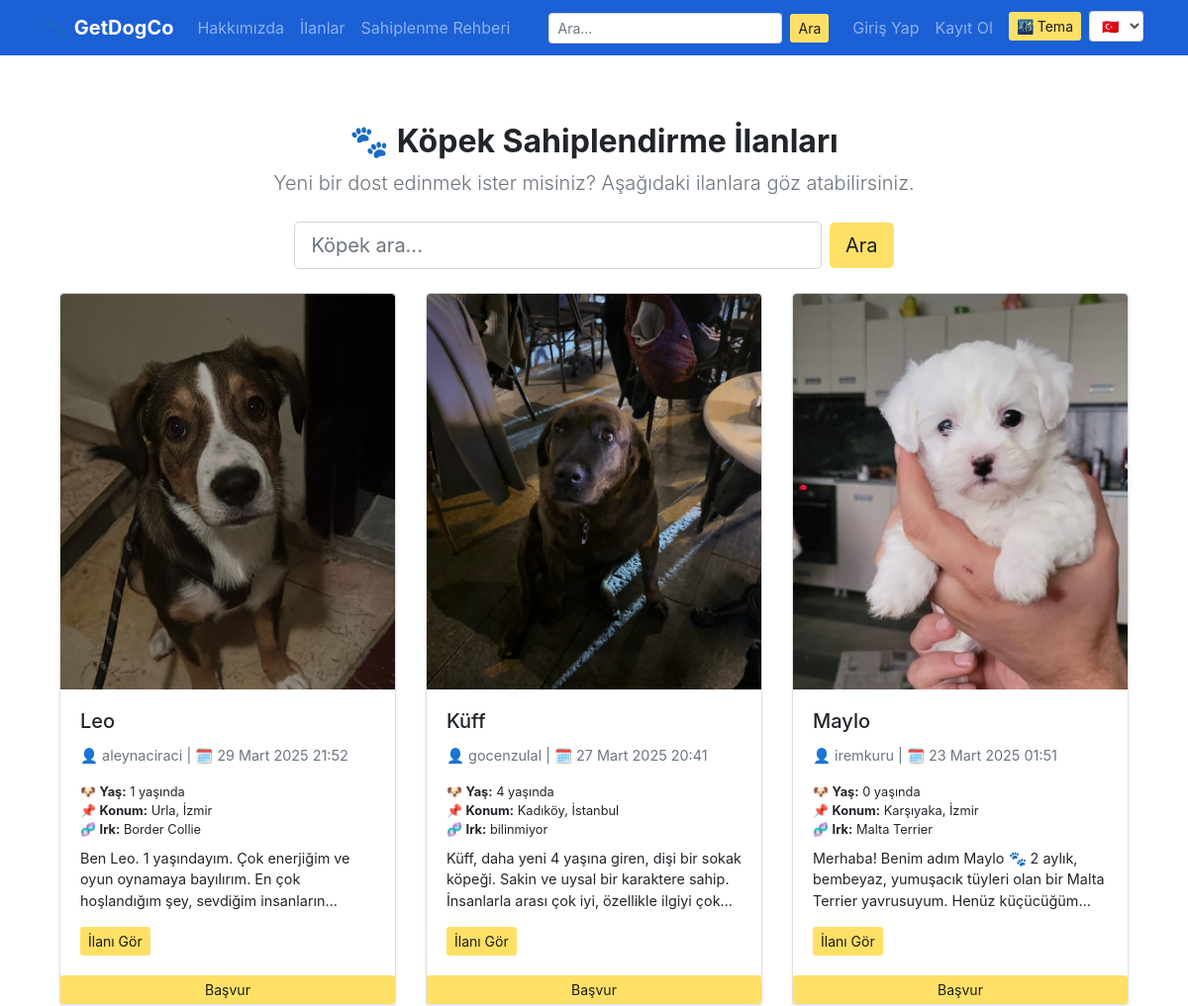
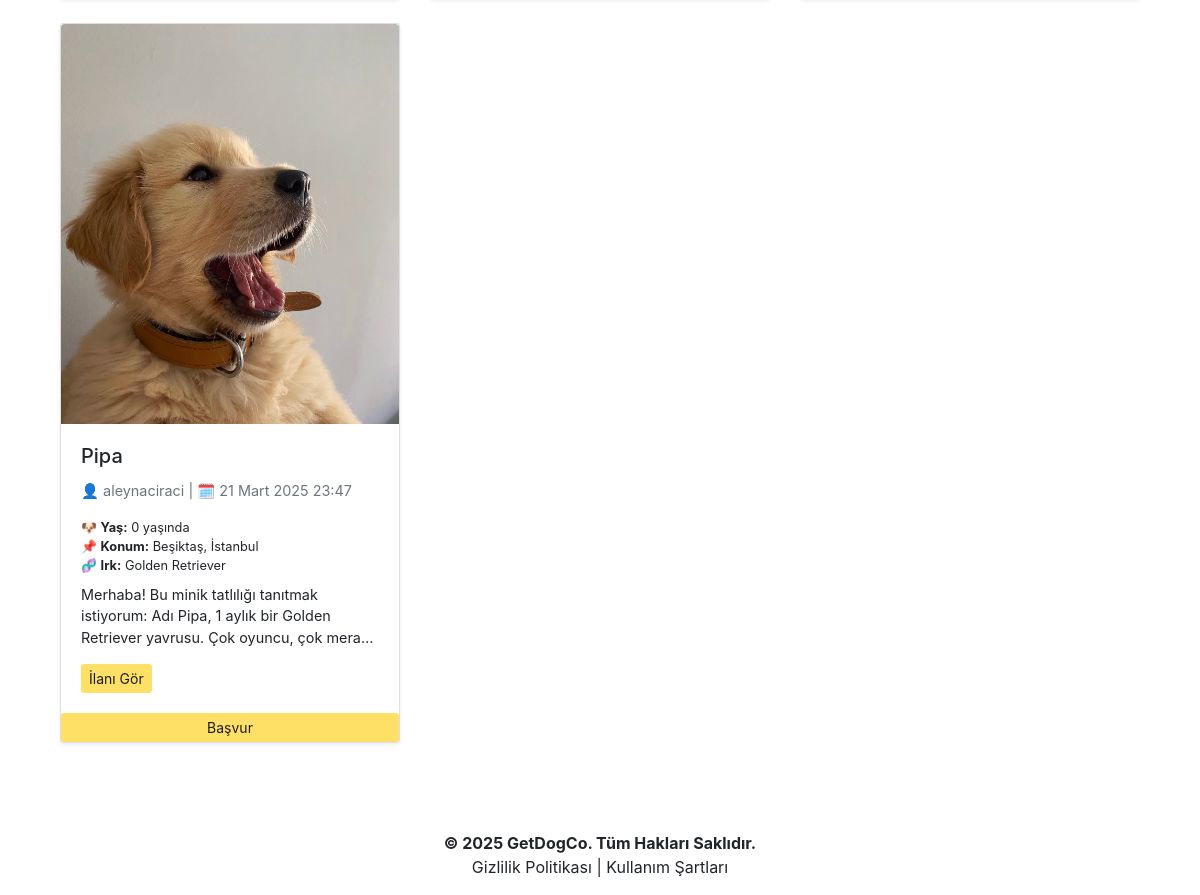
The page /tr/post/ on the database its author committed (2 pictures, top to bottom).
### getdogco/models.py (models this page shows, shortened)
class DogAdoptionPost(models.Model):
    owner = models.ForeignKey("auth.User", on_delete=models.CASCADE, verbose_name="Sahiplenen Kullanıcı")
    title = models.CharField(max_length=100, verbose_name="İlan Başlığı")
    description = RichTextField(verbose_name="Açıklama")
    breed = models.CharField(max_length=50, verbose_name="Köpek Irkı")
    age = models.IntegerField(verbose_name="Köpek Yaşı")
    location = models.CharField(max_length=100, verbose_name="Konum")
    created_date = models.DateTimeField(auto_now_add=True, verbose_name="Oluşturulma Tarihi")
    dog_image = models.ImageField(upload_to='dog_images/', blank=True, null=True, verbose_name="Köpek Fotoğrafı")
    class Meta:
        ordering = ['-created_date']

### getdogco/views.py (the view)
# urls.py: path('post/', views.listPosts, name='list_posts'),
def listPosts(request):
    keyword = request.GET.get("keyword")
    if keyword:
        posts = DogAdoptionPost.objects.filter(title__icontains=keyword)
        return render(request, "list_posts.html", {"posts": posts})
    posts = DogAdoptionPost.objects.all()
    return render(request, "list_posts.html", {"posts": posts})

### templates/list_posts.html (shortened to what this page needs)
{% extends "layout.html" %}
{% load i18n %}
{% block body %}
<div class="container mt-1">
    <div class="text-center mb-4">
        <h2 class="font-weight-bold">🐾 {% trans "Köpek Sahiplendirme İlanları" %}</h2>
        <p class="lead text-muted">{% trans "Yeni bir dost edinmek ister misiniz? Aşağıdaki ilanlara göz atabilirsiniz." %}</p>
    </div>
    <div class="row justify-content-center mb-4">
        <div class="col-md-8">
            <form method="GET" class="form-inline justify-content-center">
                <input type="text" name="keyword" class="form-control form-control-lg w-75 mr-2" placeholder="{% trans 'Köpek ara...' %}">
                <button type="submit" class="btn btn-lg btn-yellow-custom">
                    {% trans "Ara" %}
                </button>
            </form>
        </div>
    </div>
    {% if posts %}
        <div class="row">
            {% for post in posts %}
            <div class="col-md-4 mb-4">
                <div class="card h-100 shadow-sm">
                    {% if post.dog_image %}
                    <a href="{% url 'getdogco:post_detail' post.id %}">
                        <img src="{{ post.dog_image.url }}" class="card-img-top" alt="{{ post.title }}">
                    </a>
                    {% endif %}
                    <div class="card-body">
                        <h5 class="card-title">{{ post.title }}</h5>
                        <p class="card-text text-muted small">👤 {{ post.owner.username }} | 🗓️ {{ post.created_date }}</p>
                        <ul class="list-unstyled small mb-2">
                            <li>🐶 <strong>{% trans "Yaş:" %}</strong> {{ post.age }} {% trans "yaşında" %}</li>
                            <li>📌 <strong>{% trans "Konum:" %}</strong> {{ post.location }}</li>
                            <li>🧬 <strong>{% trans "Irk:" %}</strong> {{ post.breed }}</li>
                        </ul>
                        <p class="card-text">{{ post.description|safe|truncatewords:25 }}</p>
                        <a href="{% url 'getdogco:post_detail' post.id %}" class="btn btn-sm btn-yellow-custom">
                            {% trans "İlanı Gör" %}
                        </a>
                    </div>
<button type="button" class="btn btn-sm btn-yellow-custom" data-toggle="modal" data-target="#applicationModal{{ post.id }}">
    {% trans "Başvur" %}
</button>
                </div>
            </div>
            {% endfor %}
        </div>
    {% endif %}
</div>
{% endblock body %}

### static/css/style.css (style rules this page uses)
.btn-yellow-custom { background-color: #ffe066; color: #1c1c1c; border: none; transition: background-color 0.3s ease; }
.card-img-top { height: 400px; object-fit: cover; object-position: top center; background-color: #f7f7f7; border-top-left-radius: 0.25rem; border-top-right-radius: 0.25rem; }
.card.h-100 { max-height: 800px; display: flex; flex-direction: column; }
.card-text { font-size: 0.9rem; overflow: hidden; text-overflow: ellipsis; display: -webkit-box; -webkit-line-clamp: 3; -webkit-box-orient: vertical; }
html, body { height: 100%; margin: 0; }
body { display: flex; flex-direction: column; min-height: 100vh; }

### rows shown on the page
DogAdoptionPost: dog_image (picture), title "Leo", owner.username "aleynaciraci", created_date "29 Mart 2025 21:52", age "1", location "Urla, İzmir", breed "Border Collie", description "Ben Leo. 1 yaşındayım. Çok enerjiğim ve oyun oynamaya bayılırım. En çok hoşlandığım şey, sevdiğim…"
DogAdoptionPost: dog_image (picture), title "Küff", owner.username "gocenzulal", created_date "27 Mart 2025 20:41", age "4", location "Kadıköy, İstanbul", breed "bilinmiyor", description "Küff, daha yeni 4 yaşına giren, dişi bir sokak köpeği. Sakin ve uysal bir karaktere sahip. İnsanlarla arası çok iyi, özellikle ilgiyi…"
DogAdoptionPost: dog_image (picture), title "Maylo", owner.username "iremkuru", created_date "23 Mart 2025 01:51", age "0", location "Karşıyaka, İzmir", breed "Malta Terrier", description "Merhaba! Benim adım Maylo 🐾 2 aylık, bembeyaz, yumuşacık tüyleri olan bir Malta Terrier yavrusuyum. Henüz…"
DogAdoptionPost: dog_image (picture), title "Pipa", owner.username "aleynaciraci", created_date "21 Mart 2025 23:47", age "0", location "Beşiktaş, İstanbul", breed "Golden Retriever", description "Merhaba! Bu minik tatlılığı tanıtmak istiyorum: Adı Pipa, 1 aylık bir Golden Retriever yavrusu. Çok oyuncu, çok…"
